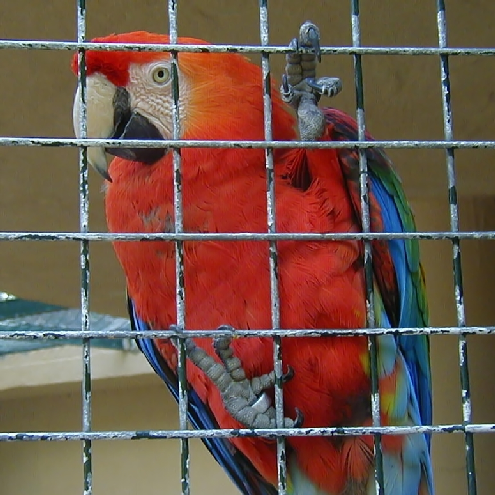
#> input picture Python/PYTHON/ manipulation d'image/parrot.bmp, 495 x 495 px
$ python TP13_Image.py
#> lines starting #> are read from the running program, lines starting #| are printed output that depends on the picture
import numpy as np
import matplotlib.pyplot as plt
from PIL import Image, ImageFilter

# Convert an rgb image to a grey level image
# This function is not used here
def rgb2gray(rgb):
    r, g, b = rgb[:,:,0], rgb[:,:,1], rgb[:,:,2]
    gray = 0.2989 * r + 0.5870 * g + 0.1140 * b
    return gray,r,g,b

img = Image.open("parrot.bmp")
#> img is the input picture: PIL image 495x495 RGB; mean R, G, B 112.6, 85, 72.6
plt.imshow(img)
plt.show()
img.rotate(90).show()
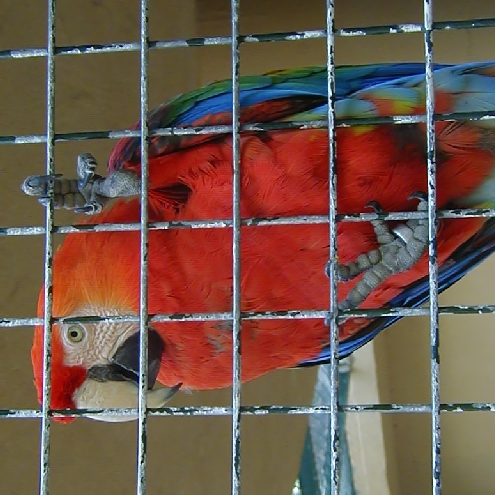
#> shown: PIL image 495x495 RGB; mean R, G, B 112.6, 85, 72.6

img2gray = img.convert("L")# Convert to grey level using convert("L")
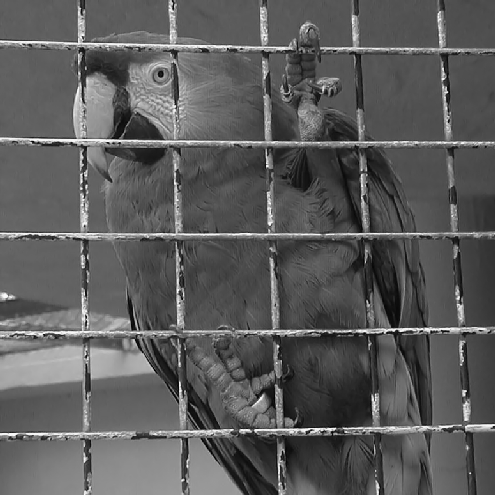
#> img2gray: PIL image 495x495 L; min 3, max 251, mean 91.8
plt.imshow(img2gray,cmap=plt.get_cmap('gray'), vmin=0, vmax=255)
plt.show()

# Compute the histogram
hst=img2gray.histogram()
#> hst = 256 values, max 5868 at index 97, min 0 at index 0, mean 957.1
#plt.hist(hst)

fig, ax = plt.subplots(1, 3)

ax[0].imshow(img)
ax[0].set_title("Original")
ax[1].imshow(img2gray, cmap=plt.cm.gray, vmin=0, vmax=255)
ax[1].set_title("Grayscale image")
ax[2].hist(hst,bins=100)
ax[2].set_title("Histogram of the grayscale image")

# #fig.tight_layout()
plt.show()
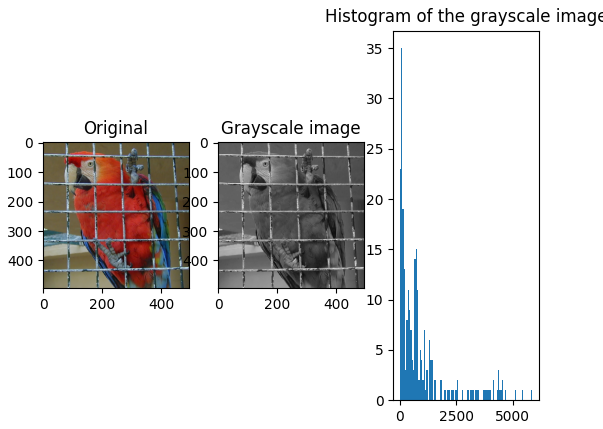
#> figure drawn by matplotlib, 3 panels; panel 3: tallest bar 35 high, from x = 58.68 to 117.4


# Decompose the original image in 3 bands (r=red, g=green, b=blue)
r, g, b = img.split()
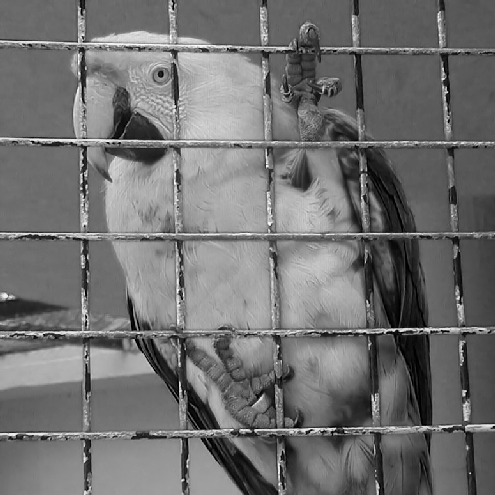
#> r: PIL image 495x495 L; min 0, max 255, mean 112.6
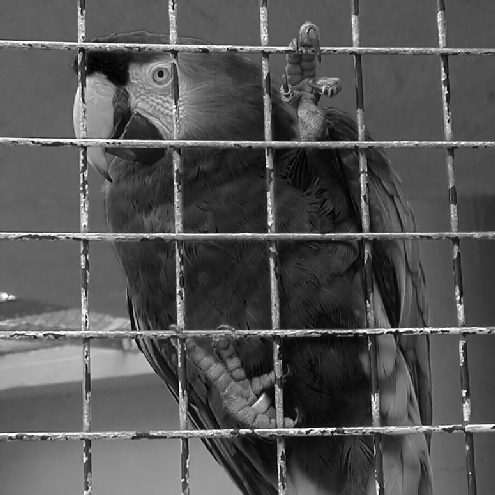
#> g: PIL image 495x495 L; min 0, max 255, mean 85
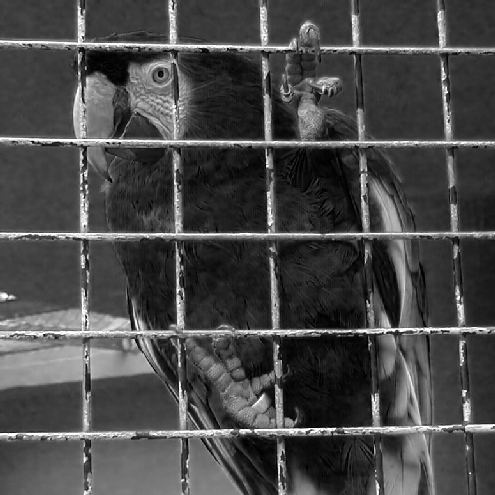
#> b: PIL image 495x495 L; min 0, max 255, mean 72.6

fig1, ax1 = plt.subplots(1, 4)

ax1[0].imshow(img)
ax1[0].set_title("Original")
ax1[1].imshow(r)
ax1[1].set_title("Red component")
ax1[2].imshow(g)
ax1[2].set_title("Green component")
ax1[3].imshow(b)
ax1[3].set_title("Blue component")

plt.show()


# Merge the 3 components (r=red, g=green, b=blue) to form a new image
NewImage = Image.merge("RGB",(b,r,g))
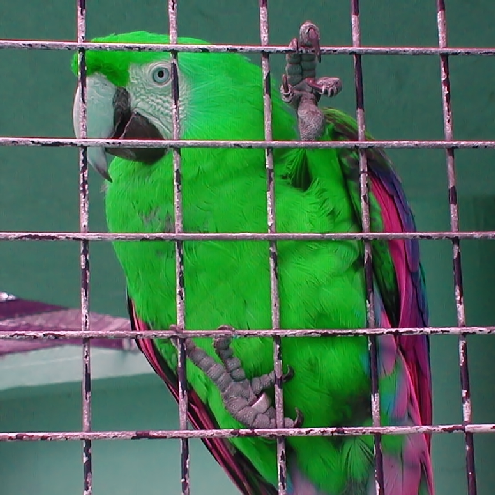
#> NewImage: PIL image 495x495 RGB; mean R, G, B 72.6, 112.6, 85
plt.imshow(NewImage)
plt.show()

# Autrement ------------------------------------------------
#import skimage
#import imageio

# u = imageio.imread('parrot.bmp')
# print(u.shape)
# print(u.dtype)
# # u is an RGB  image (3 chanels), each having size 495 x 495.
# # store this values (to adapt to other images)
# M, N, nc = u.shape
# # M is the height, N is the width (matrix convention)
# plt.imshow(u);
